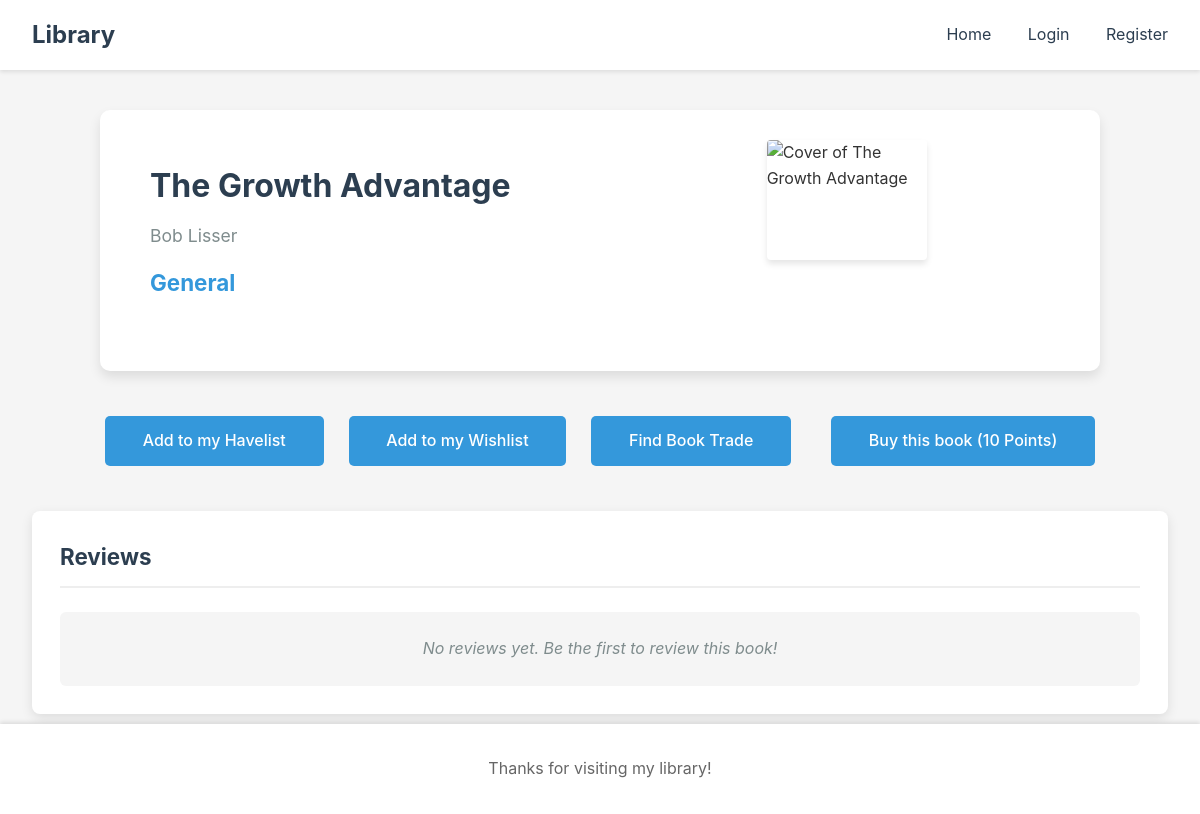
The app's page /books/entry/9781538161739/, older data.
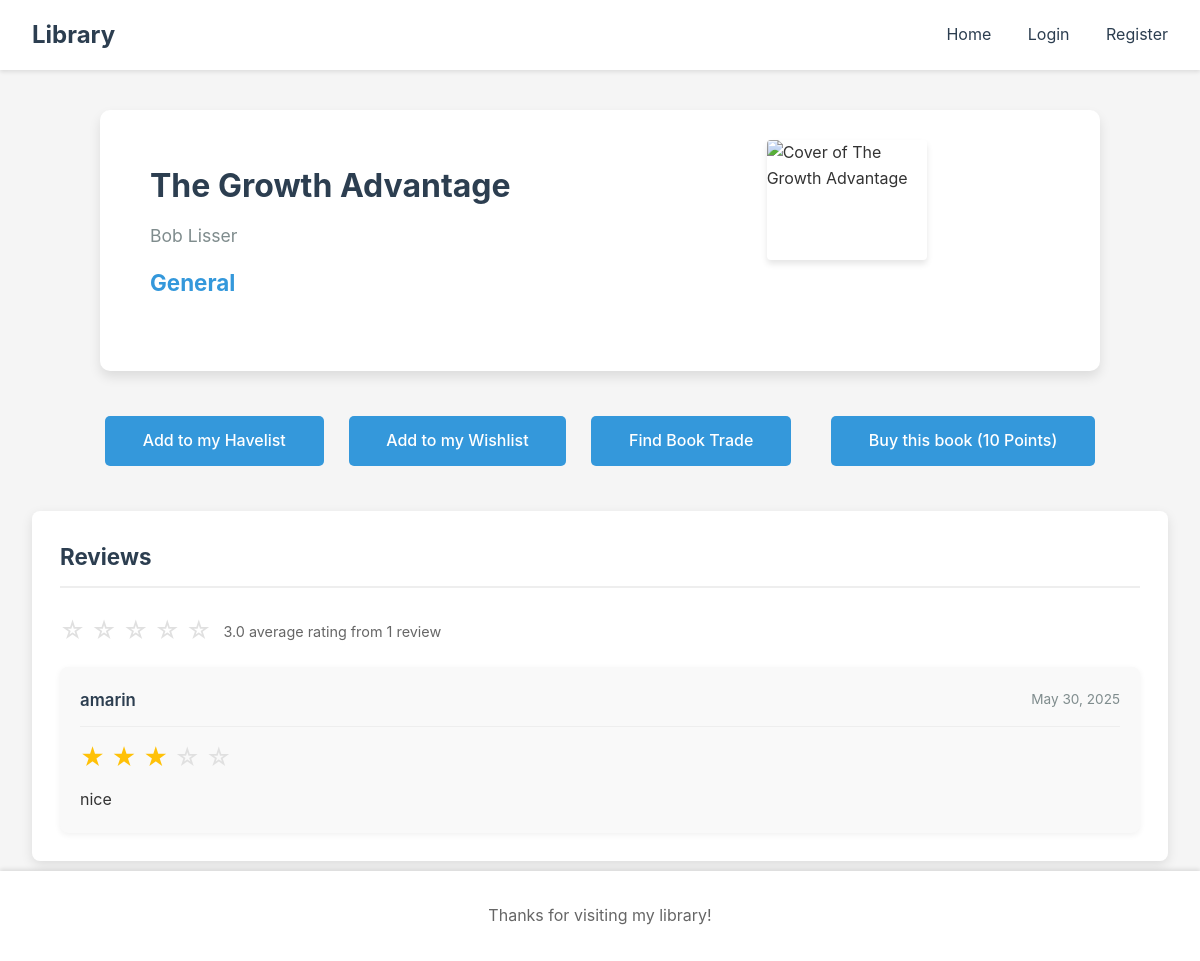
The same page, newer data.
### web/models.py (models this page shows, shortened)
class Book(models.Model):
    ISBN = models.CharField(max_length=13, primary_key=True)  # ISBN as unique identifier
    title = models.CharField(max_length=255, default="Unknown")
    author = models.CharField(max_length=255)
    topic = models.CharField(max_length=255)
    publish_date = models.DateField()
    base_price = models.IntegerField()  # Points as unit

class Review(models.Model):
    RATING_CHOICES = [
        (1, '1 Star'),
        (2, '2 Stars'),
        (3, '3 Stars'),
        (4, '4 Stars'),
        (5, '5 Stars'),
    ]
    user = models.ForeignKey(User, on_delete=models.CASCADE)
    book = models.ForeignKey(Book, on_delete=models.CASCADE)
    text = models.TextField()
    rating = models.IntegerField(choices=RATING_CHOICES, default=3)
    date = models.DateTimeField(auto_now_add=True)

class User(models.Model):
    userId = models.AutoField(primary_key=True)
    auth_user = models.OneToOneField(AuthUser, on_delete=models.CASCADE, related_name='custom_user', null=True)
    points = models.IntegerField(default=50)
    location = models.CharField(max_length=255, default="not specified")
    name = models.CharField(max_length=255, default="Anonymous")
    email = models.EmailField(unique=True)
    joined_date = models.DateTimeField(auto_now_add=True)
    profile_image = models.ImageField(upload_to='profile_images/', null=True, blank=True)
    description = models.TextField(blank=True, default="")

### web/views.py (the view)
# urls.py: path('books/entry/<ISBN>/', views.book_entry ,name='book-entry'),
def book_entry(request, ISBN):
    try:
        mybook = Book.objects.get(ISBN=ISBN)
        is_local = True
        reviews = Review.objects.filter(book=mybook).order_by('-date')
    except Book.DoesNotExist:
        mybook = None
        is_local = False
        reviews = []
        try:
            api_url = f"https://www.googleapis.com/books/v1/volumes?q=isbn:{ISBN}"
            response = requests.get(api_url)
            if response.status_code == 200:
                data = response.json()
                if data.get('items'):
                    item = data['items'][0]
                    volume_info = item.get('volumeInfo', {})
                    mybook = {
                        'ISBN': ISBN,
                        'title': volume_info.get('title', 'Unknown Title'),
                        'author': ', '.join(volume_info.get('authors', ['Unknown Author'])),
                        'topic': volume_info.get('categories', ['General'])[0] if volume_info.get('categories') else 'General',
                        'publish_date': volume_info.get('publishedDate', ''),
                        'description': volume_info.get('description', ''),
                        'thumbnail_url': volume_info.get('imageLinks', {}).get('thumbnail', ''),
                        'external_link': volume_info.get('infoLink', ''),
                        'source': 'Google Books'
                    }
        except Exception as e:
            pass  # Handle API errors silently
    if not mybook:
        messages.error(request, "Book not found in our database or external sources.")
        return redirect('books')
    avg_rating = None
    book_availability = None
    book_condition = 'used'  # default
    if is_local and reviews.exists():
        avg_rating = reviews.aggregate(Avg('rating'))['rating__avg']
    book_sellers = []
    transaction_count = 0
    if is_local:
        from .models import Have, SaleDonation, Exchange
        from collections import Counter
        have_instances = Have.objects.filter(book=mybook).select_related('user')
        available_copies = have_instances.count()
        sales_count = SaleDonation.objects.filter(book=mybook).count()
        exchanges_count = Exchange.objects.filter(book1=mybook).count() + Exchange.objects.filter(book2=mybook).count()
        transaction_count = sales_count + exchanges_count
        if available_copies > 0:
            book_availability = 'http://schema.org/InStock'
            conditions = have_instances.values_list('status', flat=True)
            if conditions:
                most_common = Counter(conditions).most_common(1)
                book_condition = most_common[0][0] if most_common else 'used'
            for have in have_instances[:3]:  # Limit to 3 for performance
                book_sellers.append({
                    'user': have.user,
                    'status': have.status,
                    'points': have.points,
                    'date_added': have.user.joined_date
                })
        else:
            book_availability = 'http://schema.org/OutOfStock'
    return render(request, 'book-entry.html', {
        'mybook': mybook,
        'is_local': is_local,
        'reviews': reviews,
        'avg_rating': avg_rating,
        'book_availability': book_availability,
        'book_condition': book_condition,
        'book_sellers': book_sellers,
        'available_copies': len(book_sellers) if book_sellers else 0,
        'transaction_count': transaction_count
    })

### web/templatetags/book_filters.py (called while the page is built)
@register.filter
def get_condition_schema(status):
    condition_map = {
        'new': 'http://schema.org/NewCondition',
        'used': 'http://schema.org/UsedCondition',
        'damaged': 'http://schema.org/DamagedCondition'
    }
    return condition_map.get(status, 'http://schema.org/UsedCondition')

### web/templates/book-entry.html (shortened to what this page needs)
{% extends 'base.html' %}
{% load book_filters %}
{% block content %}
<div class="book-entry-container" vocab="http://schema.org/" typeof="Product">
    <div class="book-info">
        <h1 property="name">{{ mybook.title }}</h1>
        <p property="author" typeof="Person"><span property="name">{{ mybook.author }}</span></p>
        <h2><span property="genre">{{ mybook.topic }}</span></h2>
    </div>
    <div class="book-cover-entry">
        <img property="image" src="https://covers.openlibrary.org/b/isbn/{{ mybook.ISBN }}-L.jpg"
             alt="Cover of {{ mybook.title }}"
             onload="if(this.naturalWidth === 1 && this.naturalHeight === 1) fetchGoogleBooksCover(this, '{{ mybook.ISBN }}');"
             onerror="fetchGoogleBooksCover(this, '{{ mybook.ISBN }}');">
    </div>
</div>
<div class="buttons-container">
    <a href="{% url 'add_to_havelist' %}?isbn={{ mybook.ISBN }}&title={{ mybook.title|urlencode }}&author={{ mybook.author|urlencode }}" class="button"> Add to my Havelist </a>
    <a href="{% url 'add_to_wishlist' %}?isbn={{ mybook.ISBN }}&title={{ mybook.title|urlencode }}&author={{ mybook.author|urlencode }}" class="button"> Add to my Wishlist </a>
    <a href="{% url 'trade_form' mybook.ISBN %}" class="button"> Find Book Trade </a>
    {% if is_local %}
    <a href="{% url 'sale_detail' mybook.ISBN %}" class="button">
        Buy this book ({{ mybook.base_price }} Points)
    </a>
    {% endif %}
</div>
{% if is_local %}
    <div class="reviews-section">
    <h2>Reviews</h2>
    {% if avg_rating %}
    <div class="average-rating">
        <div class="stars">
            {% for i in "12345" %}
                {% if forloop.counter <= avg_rating|floatformat:"0" %}
                    <span class="star filled">★</span>
                {% else %}
                    <span class="star empty">☆</span>
                {% endif %}
            {% endfor %}
        </div>
        <span class="avg-rating-text">{{ avg_rating|floatformat:1 }} average rating from {{ reviews|length }} review{{ reviews|length|pluralize }}</span>
    </div>
    {% endif %}
    {% if reviews %}
        <div class="reviews-list">
            {% for review in reviews %}
                <div class="review-card" property="review" typeof="Review">
                    <div class="review-header">
                        <span class="review-author" property="author" typeof="Person"><span property="name">{{ review.user.name }}</span></span>
                        <span class="review-date" property="datePublished" content="{{ review.date|date:'Y-m-d' }}">{{ review.date|date:"F d, Y" }}</span>
                    </div>
                    <div class="review-rating" property="reviewRating" typeof="Rating">
                        {% for i in "12345" %}
                            {% if forloop.counter <= review.rating %}
                                <span class="star filled">★</span>
                            {% else %}
                                <span class="star empty">☆</span>
                            {% endif %}
                        {% endfor %}
                    </div>
                    <div class="review-content">
                        <p property="reviewBody">{{ review.text }}</p>
                    </div>
                </div>
            {% endfor %}
        </div>
    {% else %}
        <p class="no-reviews">No reviews yet. Be the first to review this book!</p>
    {% endif %}
</div>
{% endif %}
{% endblock %}

### web/templates/base.html (shortened to what this page needs)
<!DOCTYPE html>
<html lang="en">
<head>
    <link rel="stylesheet" href="https://code.jquery.com/ui/1.13.2/themes/base/jquery-ui.css">
    {% load static %}
    <link rel="stylesheet" href="{% static 'style.css' %}">
</head>
<body>
    <header>
        <nav>
            <div class="logo">Library</div>
            <div class="nav-links">
                <a href="{% url 'home' %}">Home</a>
                {% if user.is_authenticated %}
                    <a href="{% url 'profile' %}">Profile</a>
                    <a href="{% url 'books' %}">Books</a>
                    <a href="{% url 'trending' %}">Trending</a>
                    <a href="{% url 'logout' %}">Logout</a>
                    <span class="user-greeting">Welcome, {{ user.username }}!</span>
                {% else %}
                    <a href="{% url 'login' %}">Login</a>
                    <a href="{% url 'register' %}">Register</a>
                {% endif %}
            </div>
        </nav>
    </header>
    <main>
        {% block content %}
        {% endblock %}
    </main>
    <footer>
        <p>Thanks for visiting my library!</p>
    </footer>
</body>
</html>

### web/static/style.css (style rules this page uses)
* { margin: 0; padding: 0; box-sizing: border-box; }
body { font-family: -apple-system, BlinkMacSystemFont, 'Segoe UI', Roboto, Oxygen, Ubuntu, sans-serif; line-height: 1.6; color: #333; background-color: #f5f5f5; }
.button { background-color: #3498db; color: white; padding: 10px 15px; border: none; border-radius: 5px; cursor: pointer; text-decoration: none; font-weight: 500; text-align: center; display: inline-flex; justify-content: center; align-items: center; height: 50px; line-height: 1.2; box-sizing: border-box; transition: background-color 0.3s ease; }
header { background-color: #fff; box-shadow: 0 2px 4px rgba(0, 0, 0, 0.1); padding: 1rem 2rem; }
nav { display: flex; justify-content: space-between; align-items: center; max-width: 1200px; margin: 0 auto; }
.logo { font-size: 1.5rem; font-weight: bold; color: #2c3e50; }
.nav-links a { color: #2c3e50; text-decoration: none; margin-left: 2rem; transition: color 0.3s ease; }
main { max-width: 1200px; margin: 2rem auto; padding: 0 2rem; margin-bottom: 100px; position: relative; z-index: 1; }
footer { text-align: center; padding: 2rem; background-color: #fff; color: #666; position: fixed; bottom: 0; width: 100%; box-shadow: 0 -2px 4px rgba(0, 0, 0, 0.1); z-index: 10; }
.book-cover-entry img { max-height: 240px; max-width: 160px; min-height: 120px; min-width: 80px; box-shadow: 0 4px 6px rgba(0,0,0,0.1); border-radius: 4px; object-fit: contain; }
.book-entry-container { display: grid; grid-template-columns: 2fr 1fr; gap: 30px; padding: 30px; background-color: #ffffff; border-radius: 10px; box-shadow: 0 6px 12px rgba(0, 0, 0, 0.1); margin: 40px auto; max-width: 1000px; }
.book-info { padding: 20px; }
.book-info h1 { font-size: 2rem; margin-bottom: 10px; color: #2c3e50; }
.book-info p { font-size: 1.1rem; color: #7f8c8d; margin-bottom: 15px; }
.book-info h2 { font-size: 1.4rem; color: #3498db; margin-bottom: 20px; }
.buttons-container { display: flex; flex-direction: row; flex-wrap: wrap; gap: 15px; margin: 30px auto; justify-content: center; max-width: 1000px; }
.buttons-container .button { flex: 1 1 auto; min-width: 150px; text-align: center; white-space: nowrap; margin: 5px; display: flex; justify-content: center; align-items: center; height: 50px; padding: 0 15px; line-height: 1.2; box-sizing: border-box; }
.reviews-section { margin-top: 2.5rem; padding: 1.75rem; background-color: #fff; border-radius: 8px; box-shadow: 0 4px 12px rgba(0, 0, 0, 0.1); }
.reviews-section h2 { margin-bottom: 1.5rem; color: #2c3e50; border-bottom: 2px solid #eee; padding-bottom: 0.75rem; font-size: 1.4rem; }
.reviews-list { display: flex; flex-direction: column; gap: 1.25rem; }
.review-card { background-color: #f9f9f9; border-radius: 8px; padding: 1.25rem; box-shadow: 0 2px 6px rgba(0, 0, 0, 0.06); transition: transform 0.2s; }
.review-header { display: flex; justify-content: space-between; align-items: center; margin-bottom: 0.75rem; border-bottom: 1px solid #eee; padding-bottom: 0.75rem; }
.review-author { font-weight: 600; color: #2c3e50; font-size: 1.05rem; }
.review-date { font-size: 0.85rem; color: #7f8c8d; }
.review-content { line-height: 1.6; color: #333; font-size: 1rem; }
.star { font-size: 1.5rem; margin-right: 2px; }
.star.filled { color: #ffc107; }
.star.empty { color: #e0e0e0; }
.average-rating { display: flex; align-items: center; margin-bottom: 1rem; }
.avg-rating-text { margin-left: 10px; font-size: 0.9rem; color: #666; }
.review-rating { margin-bottom: 10px; }

Row changes from the older to the newer data that the page shows:
added Review: user.name "amarin", date "May 30, 2025", rating 3 (drawn), text "nice"
Text that changed along with them:
{{ avg_rating|floatformat:1 }}: (not shown) → "3.0"
{{ reviews|length }}: (not shown) → "1"
text no longer shown: "No reviews yet. Be the first to review this book!"
text now shown: "average rating from review"
